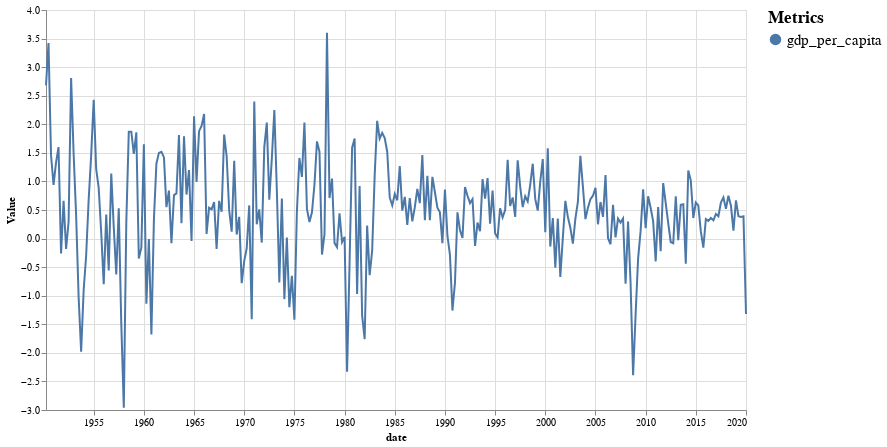

Notebook code for this chart:
### Markdown cell above
***Per Capita Output***

### Code cell
#hide-input

_pcap = formatMacros(pcap)
make_multi_LineGraph(_pcap,False)

### Figure 1 — Vega-Lite specification as saved in the notebook (floating-point values rounded to 4 significant figures; data arrays with more than 128 entries replaced by an {"elided": "..."} marker saying what was removed)
{"config": {"view": {"continuousWidth": 400, "continuousHeight": 300}}, "layer": [{"mark": "line", "encoding": {"color": {"type": "nominal", "field": "Metric", "legend": {"labelFontSize": 15, "title": "Metrics", "titleFontSize": 17}, "scale": {"scheme": "tableau20"}}, "x": {"type": "temporal", "field": "date"}, "y": {"type": "quantitative", "field": "Value", "scale": {"type": "linear"}}}}, {"mark": {"type": "rule", "color": "#aaa"}, "encoding": {"x": {"type": "temporal", "field": "date"}}, "transform": [{"filter": {"selection": "selector025"}}]}, {"mark": "circle", "encoding": {"color": {"type": "nominal", "field": "Metric", "legend": {"labelFontSize": 15, "title": "Metrics", "titleFontSize": 17}, "scale": {"scheme": "tableau20"}}, "opacity": {"condition": {"value": 1, "selection": "selector025"}, "value": 0}, "x": {"type": "temporal", "field": "date"}, "y": {"type": "quantitative", "field": "Value", "scale": {"type": "linear"}}}, "selection": {"selector025": {"type": "multi", "fields": ["Metric"], "bind": "legend", "on": "mouseover", "nearest": true, "empty": "none"}}}, {"mark": {"type": "text", "align": "left", "dx": 5, "dy": -5, "stroke": "white", "strokeWidth": 2}, "encoding": {"color": {"type": "nominal", "field": "Metric", "legend": {"labelFontSize": 15, "title": "Metrics", "titleFontSize": 17}, "scale": {"scheme": "tableau20"}}, "text": {"type": "quantitative", "field": "Value"}, "x": {"type": "temporal", "field": "date"}, "y": {"type": "quantitative", "field": "Value", "scale": {"type": "linear"}}}, "transform": [{"filter": {"selection": "selector025"}}]}, {"mark": {"type": "text", "align": "left", "dx": 5, "dy": -5}, "encoding": {"color": {"type": "nominal", "field": "Metric", "legend": {"labelFontSize": 15, "title": "Metrics", "titleFontSize": 17}, "scale": {"scheme": "tableau20"}}, "text": {"type": "quantitative", "field": "Value"}, "x": {"type": "temporal", "field": "date"}, "y": {"type": "quantitative", "field": "Value", "scale": {"type": "linear"}}}, "transform": [{"filter": {"selection": "selector025"}}]}], "data": {"name": "data-d6f2a56af5353b8b315a5c841ee3009e"}, "height": 400, "width": 700, "$schema": "https://vega.github.io/schema/vega-lite/v4.8.1.json", "datasets": {"data-d6f2a56af5353b8b315a5c841ee3009e": {"elided": "280 records"}}}
